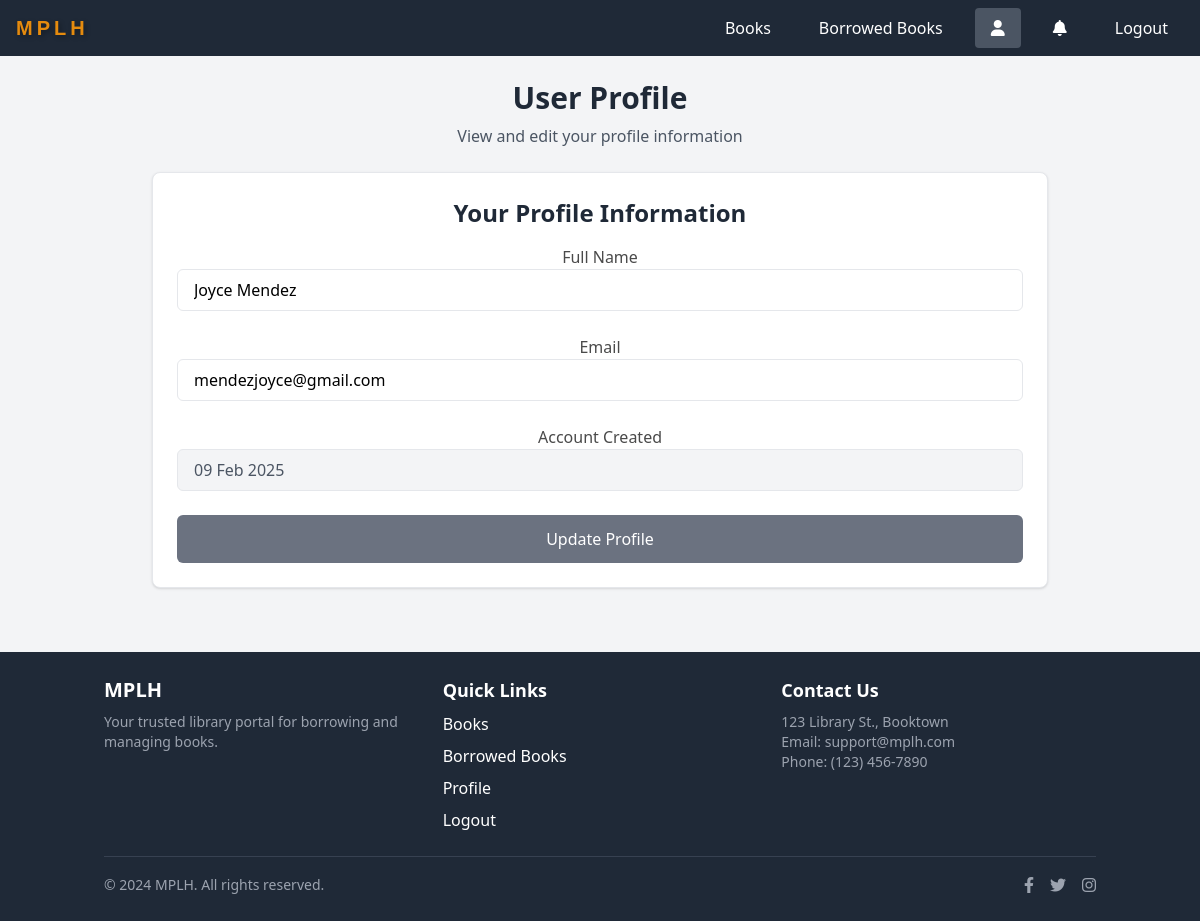
The app's page /LibraryManagementSystem/profile.php (signed in) with its own data.
### tables this page shows
CREATE TABLE `users` (
  `id` int(11) NOT NULL,
  `fullName` varchar(255) NOT NULL,
  `email` varchar(255) NOT NULL,
  `password` varchar(255) NOT NULL,
  `user_type` char(11) NOT NULL DEFAULT 'u' COMMENT 'a-admin\r\nu-user',
  `date` timestamp NOT NULL DEFAULT current_timestamp()
);

### LibraryManagementSystem/profile.php (the view, shortened to what this page needs)
<?php
include('connect.php');
$user_id = $_SESSION['id'];
$user_query = "SELECT id, fullName, email, user_type, date FROM users WHERE id = $user_id";
$user_result = mysqli_query($conn, $user_query);
$user_data = mysqli_fetch_assoc($user_result);
?>
<!DOCTYPE html>
<html lang="en">
<head>
    <script src="https://cdn.tailwindcss.com"></script>
</head>
<body class="bg-gray-100 flex flex-col min-h-screen font-sans">
    <?php include('includes/side_nav.php'); ?>
    <main class="flex-1 p-6 flex flex-col items-center text-center">
        <h1 class="text-3xl font-bold text-gray-800">User Profile</h1>
        <p class="mt-2 text-gray-600">View and edit your profile information</p>
        <div class="mt-6 w-full max-w-4xl bg-white border rounded-lg shadow card p-6">
            <h2 class="text-2xl font-semibold text-gray-800 mb-4">Your Profile Information</h2>
            <form method="POST" action="profile.php" class="space-y-6">
                <div class="flex flex-col">
                    <label for="full_name" class="input-label">Full Name</label>
                    <div class="flex items-center space-x-3">
                        <input type="text" id="full_name" name="full_name" value="<?= $user_data['fullName'] ?>"
                            class="input-field px-4 py-2 border rounded-md w-full transition-colors focus:outline-none" required>
                    </div>
                </div>
                <div class="flex flex-col">
                    <label for="email" class="input-label">Email</label>
                    <div class="flex items-center space-x-3">
                        <input type="text" id="email" name="email" value="<?= $user_data['email'] ?>"
                            class="input-field px-4 py-2 border rounded-md w-full transition-colors focus:outline-none" required>
                    </div>
                </div>
                <div class="flex flex-col">
                    <label for="date" class="input-label">Account Created</label>
                    <div class="flex items-center space-x-3">
                        <input type="text" id="date" name="date" value="<?= date('d M Y', strtotime($user_data['date'])) ?>"
                            class="px-4 py-2 border rounded-md w-full text-gray-600 bg-gray-100 cursor-not-allowed"
                            disabled>
                    </div>
                </div>
                <button type="submit" class="btn-primary px-6 py-3 bg-gray-500 text-white rounded-md mt-6 w-full">
                    Update Profile
                </button>
            </form>
        </div>
    </main>
    <?php include('includes/footer.php'); ?>
</body>
</html>

### LibraryManagementSystem/profile.php (style rules this page uses)
.btn-primary { transition: background-color 0.3s ease, transform 0.3s ease; }
.card { transition: transform 0.3s ease, box-shadow 0.3s ease; }
.input-label { font-size: 1rem; font-weight: 500; color: #4A4A4A; }

### records on screen
users: full_name "Joyce Mendez", email "mendezjoyce@gmail.com", date "09 Feb 2025"
